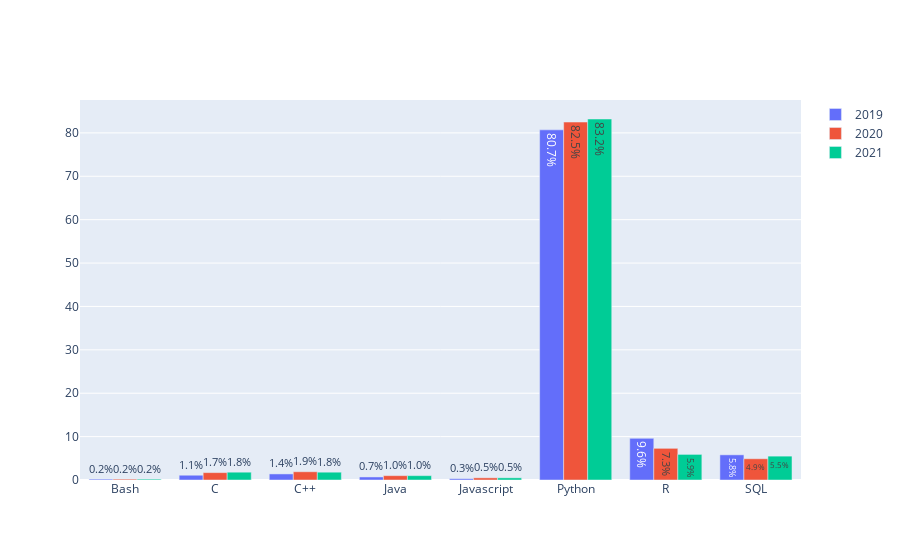

Here is the notebook cell this chart was saved with:
### Code cell
fig = go.Figure()

fig.add_trace(go.Bar(x = q8_2019['Q8'], 
                     y = q8_2019['%'], 
                     name = "2019", 
                     text = q8_2019['%'].astype(str) + "%", 
                     textposition='auto'))

fig.add_trace(go.Bar(x = q8_2020['Q8'], 
                     y = q8_2020['%'], 
                     name = "2020", 
                     text = q8_2020['%'].astype(str) + "%", 
                     textposition='auto'))

fig.add_trace(go.Bar(x = q8_2021['Q8'], 
                     y = q8_2021['%'], 
                     name = "2021", 
                     text = q8_2021['%'].astype(str) + "%", 
                     textposition='auto'))
fig.show()

### Figure 1 — Plotly figure (JSON) as saved in the notebook; plotly's stock layout.template omitted (floating-point values rounded to 4 significant figures)
{"data": [{"name": "2019", "text": ["0.2%", "1.1%", "1.4%", "0.7%", "0.3%", "80.7%", "9.6%", "5.8%"], "textposition": "auto", "type": "bar", "x": ["Bash", "C", "C++", "Java", "Javascript", "Python", "R", "SQL"], "y": [0.2, 1.1, 1.4, 0.7, 0.3, 80.7, 9.6, 5.8]}, {"name": "2020", "text": ["0.2%", "1.7%", "1.9%", "1.0%", "0.5%", "82.5%", "7.3%", "4.9%"], "textposition": "auto", "type": "bar", "x": ["Bash", "C", "C++", "Java", "Javascript", "Python", "R", "SQL"], "y": [0.2, 1.7, 1.9, 1, 0.5, 82.5, 7.3, 4.9]}, {"name": "2021", "text": ["0.2%", "1.8%", "1.8%", "1.0%", "0.5%", "83.2%", "5.9%", "5.5%"], "textposition": "auto", "type": "bar", "x": ["Bash", "C", "C++", "Java", "Javascript", "Python", "R", "SQL"], "y": [0.2, 1.8, 1.8, 1, 0.5, 83.2, 5.9, 5.5]}], "layout": {"autosize": true, "xaxis": {"autorange": true, "range": [-0.5, 7.5], "type": "category"}, "yaxis": {"autorange": true, "range": [0, 87.58], "type": "linear"}}}
